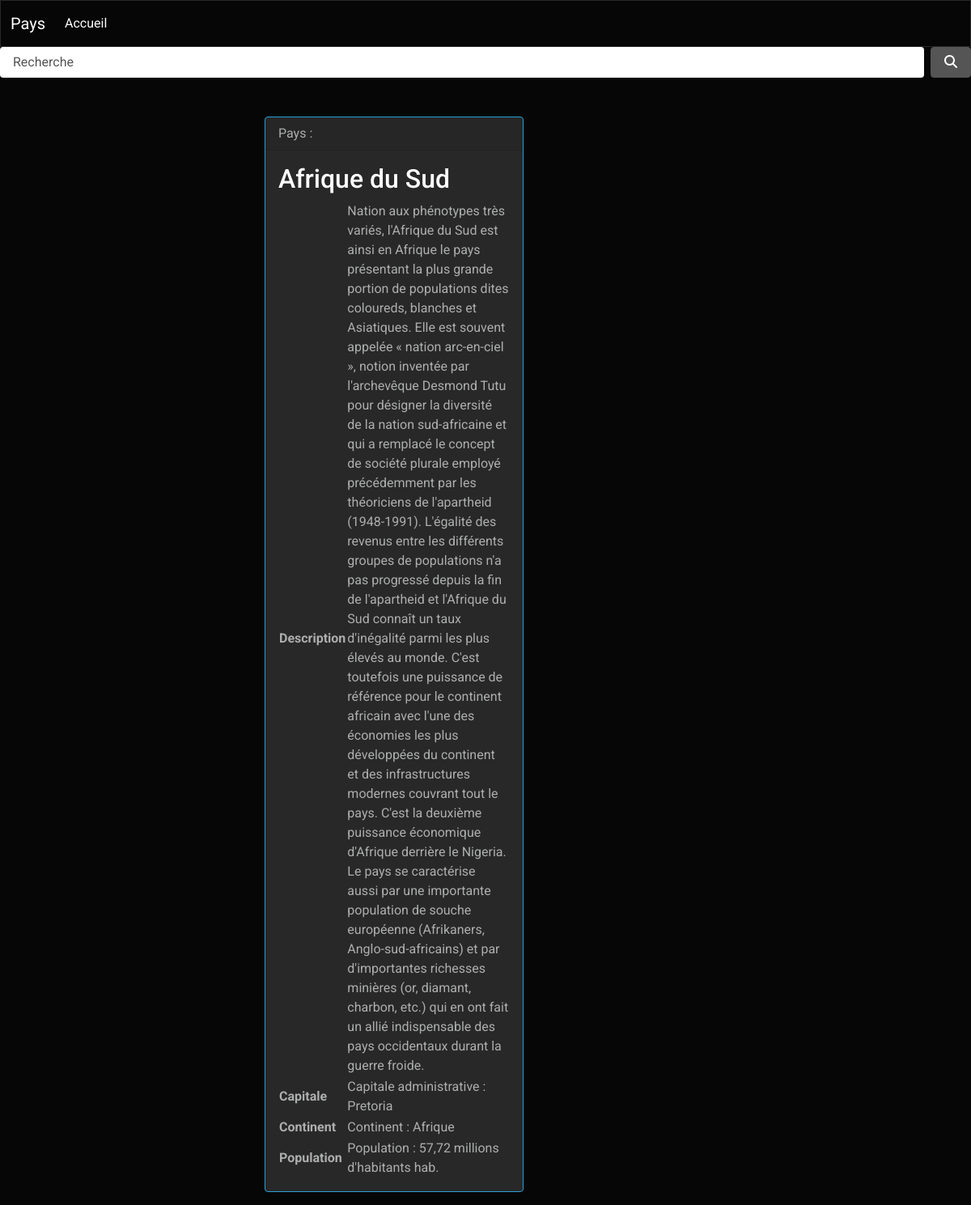
Page /element.php?search=Afrique du Sud on the committed database.
### tables this page shows
CREATE TABLE IF NOT EXISTS `voyages` (
  `name` varchar(255) NOT NULL,
  `description` text NOT NULL,
  `id` int(11) NOT NULL AUTO_INCREMENT,
  `capitalcity` varchar(255) NOT NULL,
  `continent` varchar(255) NOT NULL,
  `population` varchar(255) NOT NULL,
  PRIMARY KEY (`id`)
);

### element.php (the view)
<?php
require_once('data/dbh.php');
$search = htmlspecialchars($_GET['search']);
$query = $conn->prepare("SELECT * FROM `voyages` WHERE name = :search;");
$query->execute([':search' => $search]);
$result = $query->fetchAll(PDO::FETCH_ASSOC);
$title = $result[0]['name'];
include 'header.php';
?>
<main class="container mt-5">
    <section class="row">
        <div class="col-md-6 m-auto">
            <div class="card border-primary mb-3" style="max-width: 20rem;">
                <div class="card-header">Pays :</div>
                <div class="card-body">
                    <h4 class="card-title"><?= $result[0]['name'] ?></h4>
                    <table>
                        <tbody>
                            <tr>
                                <th scope="row">Description</td>
                                <td class="text-right"><?= $result[0]['description'] ?></td>
                            </tr>
                            <tr>
                                <th scope="row">Capitale</td>
                                <td class="text-right"><?= $result[0]['capitalcity'] ?></td>
                            </tr>
                            <tr>
                                <th scope="row">Continent</td>
                                <td class="text-right"><?= $result[0]['continent'] ?></td>
                            </tr>
                            <tr>
                                <th scope="row">Population </td>
                                <td class="text-right"><?= $result[0]['population'] ?> hab.</td>
                            </tr>
                        </tbody>
                    </table>
                </div>
            </div>
        </div>
    </section>
</main>
</body>
</html>

### header.php (shortened to what this page needs)
<!DOCTYPE html>
<html>
<!DOCTYPE html>
<html lang="en">
<head>
    <link rel="stylesheet" href="css/bootstrap.min.css">
</head>
<body>
    <header>
        <nav class="navbar navbar-expand-lg navbar-dark bg-dark">
            <div class="container-fluid">
                <a class="navbar-brand" href="index.php">Pays</a>
                <div class="collapse navbar-collapse" id="navbarColor01">
                    <ul class="navbar-nav me-auto">
                        <li class="nav-item">
                            <a class="nav-link active" href="index.php">Accueil
                            </a>
                        </li>
                    </ul>
                </div>
            </div>
        </nav>
    </header>
    <?php if ($title !== "Accueil") : ?>
<div>
<form class="d-flex" method="get" action="recherche.php">
<input class="form-control me-sm-2" type="text" id="search" name="search" placeholder="Recherche">
<button class="btn btn-secondary my-2 my-sm-0" type="submit"><i class="fa-solid fa-magnifying-glass"></i></button>
</form>
</div>
    <?php endif; ?>

### rows in the picture
voyages: name "Afrique du Sud", description "Nation aux phénotypes très variés, l'Afrique du Sud est ainsi en Afrique le pays présentant la plus grande portion de populations dites coloureds, blanches et Asiatiques. Elle est souvent appelée « nation arc-en-ciel », notion inventée par l'archevêque Desmond Tutu pour désigner la diversité de la nation sud-africaine et qui a remplacé le concept de société plurale employé précédemment par les théoriciens de l'apartheid (1948-1991). L'égalité des revenus entre les différents groupes de populations n'a pas progressé depuis la fin de l'apartheid et l'Afrique du Sud connaît un taux d'inégalité parmi les plus élevés au monde. C'est toutefois une puissance de référence pour le continent africain…", capitalcity "Capitale administrative : Pretoria", continent "Continent : Afrique", population "Population : 57,72 millions d'habitants"
